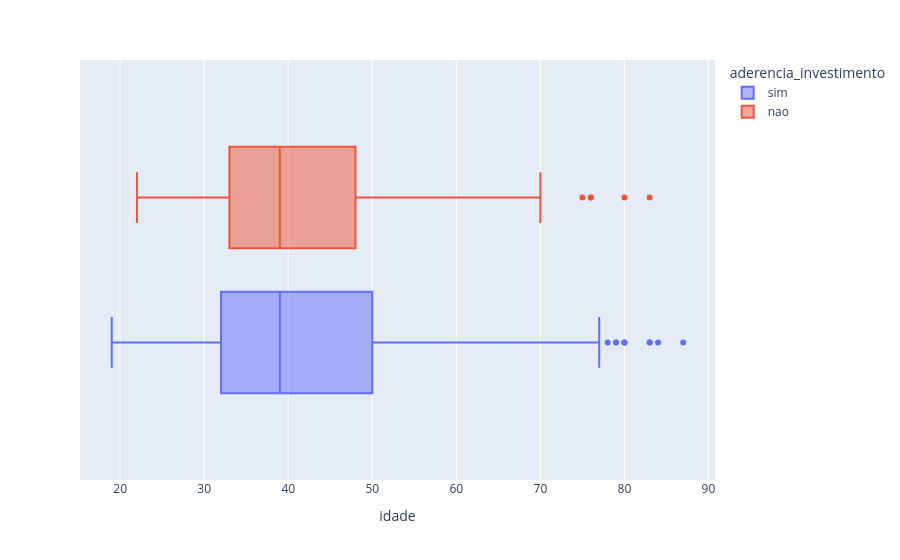

This figure's notebook cell:
### Code cell
px.box(dados, x='idade',color='aderencia_investimento',)

### Figure 1 — Plotly figure (JSON) as saved in the notebook; plotly's stock layout.template omitted (floating-point values rounded to 4 significant figures; data arrays with more than 128 entries replaced by an {"elided": "..."} marker saying what was removed)
{"data": [{"alignmentgroup": "True", "hovertemplate": "aderencia_investimento=sim<br>idade=%{x}<extra></extra>", "legendgroup": "sim", "marker": {"color": "#636efa"}, "name": "sim", "notched": false, "offsetgroup": "sim", "orientation": "h", "showlegend": true, "type": "box", "x": {"elided": "502 int values"}, "x0": " ", "xaxis": "x", "y0": " ", "yaxis": "y"}, {"alignmentgroup": "True", "hovertemplate": "aderencia_investimento=nao<br>idade=%{x}<extra></extra>", "legendgroup": "nao", "marker": {"color": "#EF553B"}, "name": "nao", "notched": false, "offsetgroup": "nao", "orientation": "h", "showlegend": true, "type": "box", "x": {"elided": "766 int values"}, "x0": " ", "xaxis": "x", "y0": " ", "yaxis": "y"}], "layout": {"boxmode": "group", "legend": {"title": {"text": "aderencia_investimento"}, "tracegroupgap": 0}, "margin": {"t": 60}, "xaxis": {"anchor": "y", "domain": [0, 1], "title": {"text": "idade"}}, "yaxis": {"anchor": "x", "domain": [0, 1]}}}
